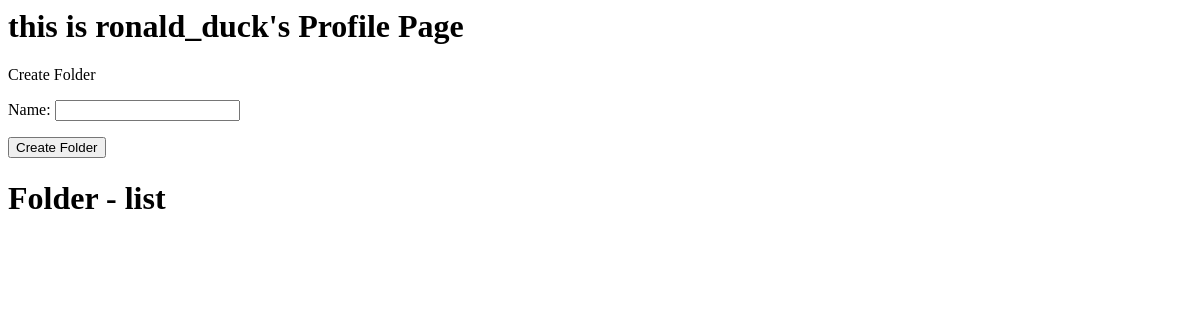
Page /profile/ (signed in) on the earlier database version.
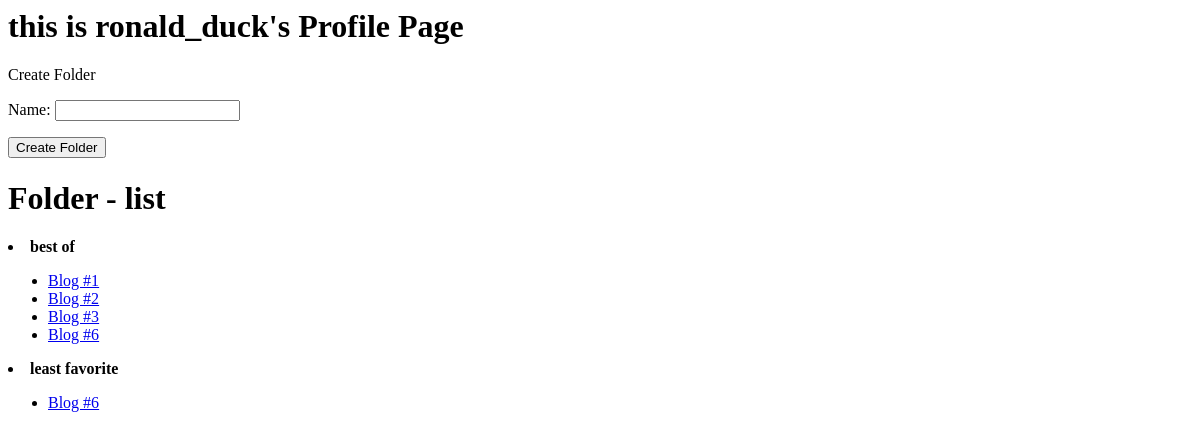
Same page on the later database version.
### testing_grounds/models.py (models this page shows, shortened)
class Folder(models.Model):
    user = models.ForeignKey(User, on_delete=models.CASCADE)
    name = models.CharField(max_length=225)
    blogs = models.ManyToManyField(Blog, related_name='folders')

class Blog(models.Model):
    user = models.ForeignKey(User, on_delete=models.CASCADE, null=True)
    title = models.CharField(max_length=50, null=True, blank=True)
    text_content = models.TextField()
    pub_date = models.DateTimeField(default=timezone.now)
    updated = models.DateTimeField(default=timezone.now)
    likes = models.PositiveIntegerField(default=0)
    def __str__(self):
        return self.title

### testing_grounds/views.py (the view)
# urls.py: path('profile/', views.profile, name="profile"),
@login_required(login_url='login')
def profile(request):
    user = request.user
    folders = Folder.objects.filter(user=user)
    folder_form = FolderForm()
    context = {'user':user, 'folder_form':folder_form,'folders':folders}
    return render(request, 'testing_grounds/profile.html', context)

### testing_grounds/forms.py
class FolderForm(forms.ModelForm):
    class Meta:
        model = Folder
        fields = ['name']

### testing_grounds/templates/testing_grounds/profile.html (shortened to what this page needs)
<h1>this is {{user.username}}'s Profile Page</h1>
<div class = folder>
    <p>Create Folder</p>
    <form action="{% url 'create_folder' %}" method="POST">
        {{folder_form.as_p}}
        <button type="submit">Create Folder</button>
    </form>
</div>
<div class="folders">
    <h1>Folder - list </h1>
    {% for folder in folders %}
        <li>
            <strong>{{folder.name}}</strong>
            <ul>
                {% for blog in folder.blogs.all %}
                    <li><a href="{% url 'reader' blog.id %}">{{ blog }}</a></li>
                {% endfor %}
            </ul>
        </li>
    {% endfor %}
</div>

Differences in the rows shown:
added Folder: name "best of"
now on this page (row unchanged): Blog: title "Blog #1", shown under "best of"
now on this page (row unchanged): Blog: title "Blog #2", shown under "best of"
now on this page (row unchanged): Blog: title "Blog #3", shown under "best of"
now on this page (row unchanged): Blog: title "Blog #6"
added Folder: name "least favorite"
